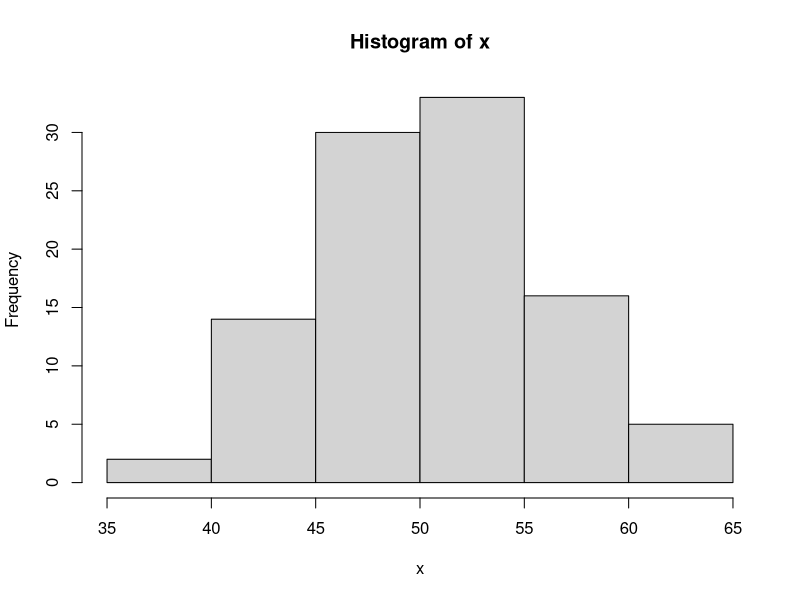
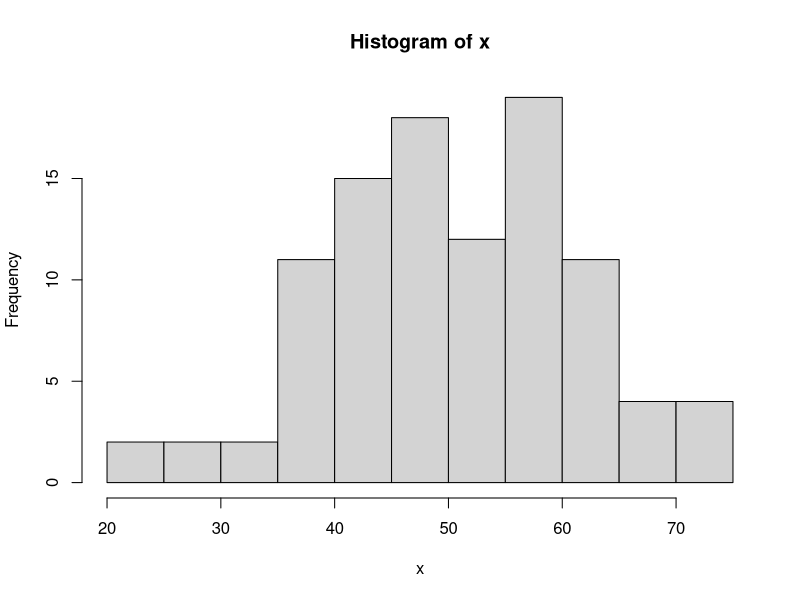
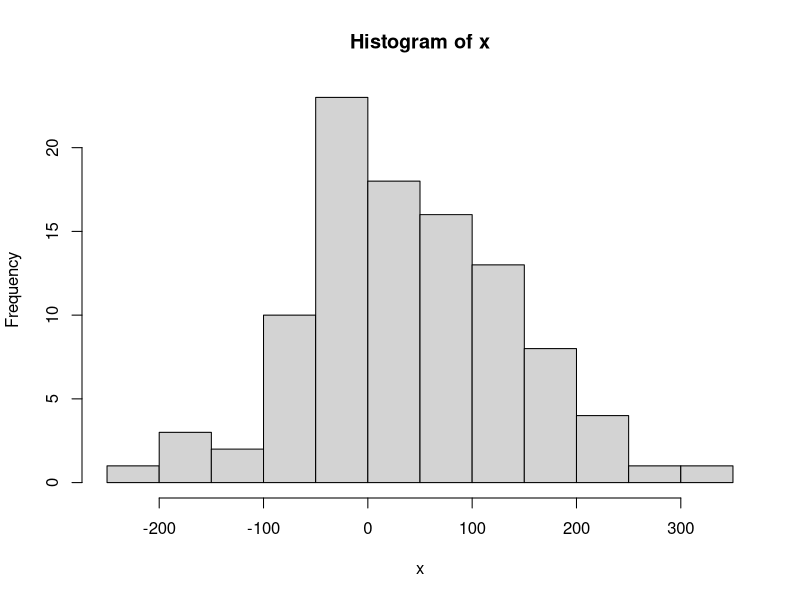
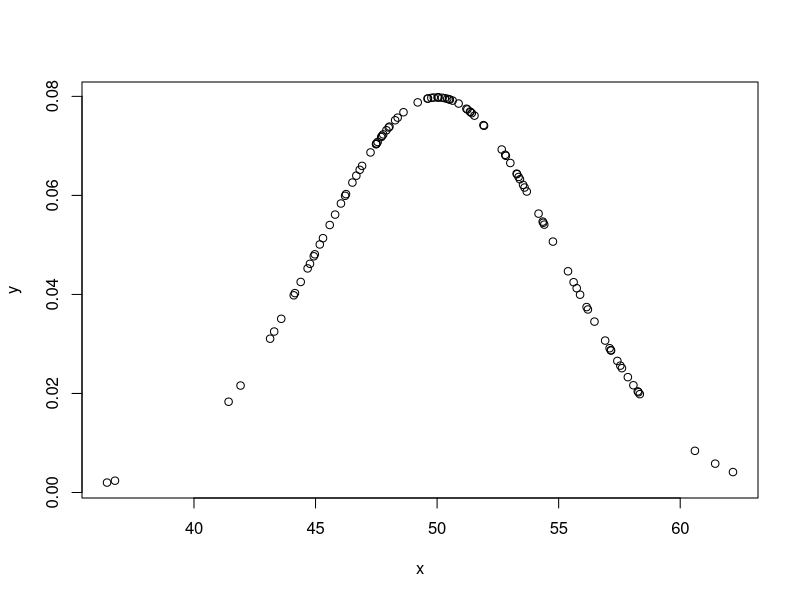
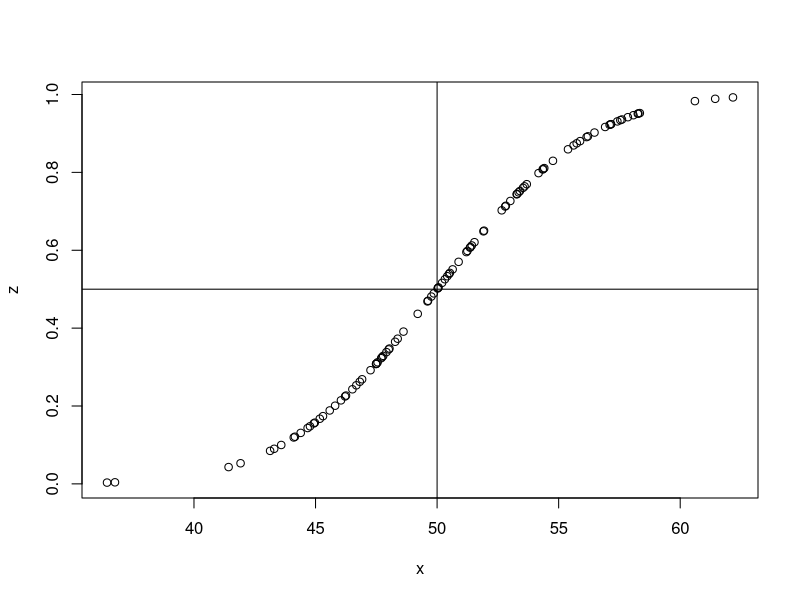

Reproduce these figures in R, in order.
# part 2
x <- rnorm(100, 50, 5)
hist(x)

#part 3
pnorm(50, 50, 5)

#part 4
x <- rnorm(100, 50, 10)
hist(x)

x <- rnorm(100, 50, 100)
hist(x)

## the spread (domain/range) grows with standard deviation; with sd = 5, the range was 35:65, sd = 10, the
## range was 30:75, with sd = 100, the range was -200:400. You can expect (approximately) a 3 times the standard
## deviation spread to either side (example with sd = 5, 3*5 = 15 --> lower bound is 50-15 = 35 and an upper
## bound of 50+15 = 65)

#part 5
x <- rnorm(100, 50, 5)
y <- dnorm(x, 50, 5)

#part 6
plot(x,y)

#part 7
z <- pnorm(x, 50, 5)
plot(x,z)

#part 8
abline(h=0.5, v=50)

## The point outline in the grid is (50, 0.5). Since this is a plot of the CDF, this corresponds to a cumulative
## probability density of 50% (or 0.5) to the left of x=50 on the PDF plot.



